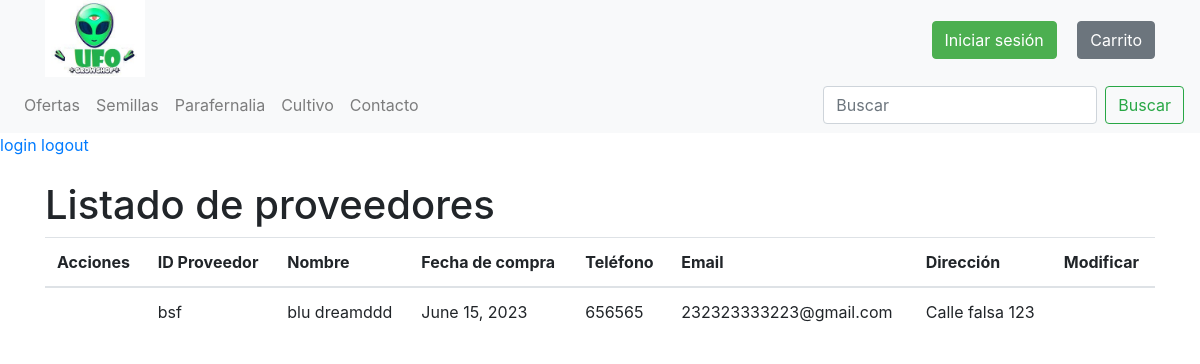
Page /modificar-proveedor/ on the earlier database version.
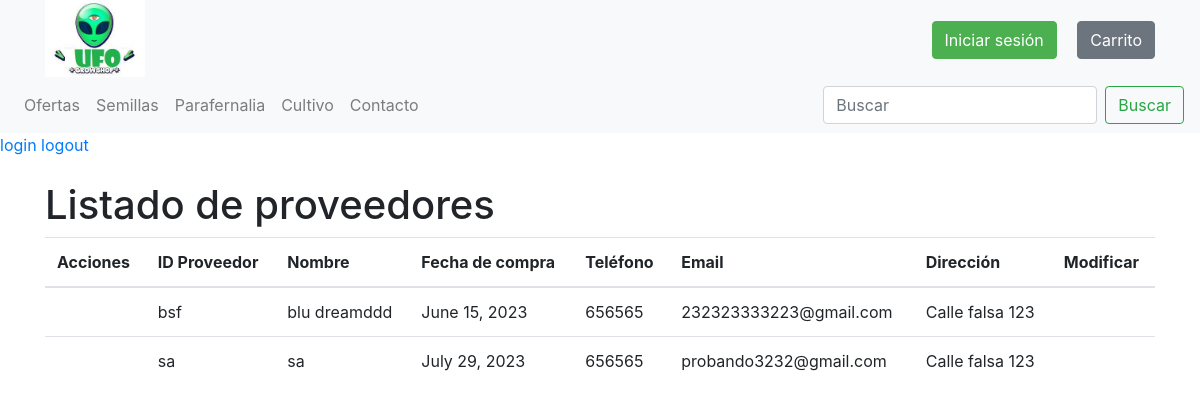
Same page on the later database version.
### store/models.py (models this page shows, shortened)
class Proveedor(models.Model):
    id_prov = models.CharField(primary_key=True, max_length=10)
    nombre = models.CharField(max_length=20)
    id_cat_prove = models.ForeignKey(CatProve, on_delete=models.CASCADE, related_name='proveedores')
    fecha_compra = models.DateField(blank=False, null=False)
    telefono = models.CharField(max_length=45)
    email = models.EmailField(unique=True, max_length=100, blank=True, null=True)
    direccion = models.CharField(max_length=50, blank=True, null=True)

### store/views.py (the view)
# urls.py: path('modificar-proveedor/', views.modificar_proveedor, name='modificar_proveedor'),
def modificar_proveedor(request):
    if request.method == "POST":
        id_prov = request.POST["id_prov"]
        nombre = request.POST["nombre"]
        fecha_compra = request.POST["fecha_compra"]
        telefono = request.POST["telefono"]
        email = request.POST["email"]
        direccion = request.POST["direccion"]
        try:
            proveedor = Proveedor.objects.get(id_prov=id_prov)
            proveedor.nombre = nombre
            proveedor.fecha_compra = fecha_compra
            proveedor.telefono = telefono
            proveedor.email = email
            proveedor.direccion = direccion
            proveedor.save()
            mensaje = "Se actualizó el proveedor"
            lista_proveedores = Proveedor.objects.all()
            context = {"proveedores": lista_proveedores, "mensaje": mensaje}
            return render(request, 'store/panel.html', context)
        except Proveedor.DoesNotExist:
            mensaje = "El proveedor NO existe"
            lista_proveedores = Proveedor.objects.all()
            context = {"proveedores": lista_proveedores, "mensaje": mensaje}
            return render(request, 'store/panel.html', context)
    else:
        lista_proveedores = Proveedor.objects.all()
        context = {"proveedores": lista_proveedores}
        return render(request, 'store/panel.html', context)

### store/templates/store/panel.html (shortened to what this page needs)
{% load static %}
<!DOCTYPE html>
<html lang="en">
<head>
    <link rel="stylesheet" href="{% static 'css/style.css' %}">
    <link rel="stylesheet" href="https://maxcdn.bootstrapcdn.com/bootstrap/4.0.0/css/bootstrap.min.css">
</head>
<body>
    <header class="bg-light">
        <div class="container">
            <div class="row justify-content-between align-items-center">
                <div class="col-auto">
                    <a href="{% url 'index' %}">
                        <img src="{% static 'img/icono.png' %}">
                    </a>
                </div>
                <div class="col-auto">
                    <a href="{% url 'login' %}" class="btn btn-primary mr-3">Iniciar sesión</a>
                    <a href="{% url 'carrito' %}" class="btn btn-secondary">Carrito</a>
                </div>
            </div>
        </div>
    </header>
    <nav class="navbar navbar-expand-lg navbar-light bg-light">
        <div class="collapse navbar-collapse" id="collapsibleNavbar">
            <ul class="navbar-nav mr-auto">
                <li class="nav-item">
                    <a class="nav-link" href="{% url 'ofertas' %}">Ofertas</a>
                </li>
                <li class="nav-item">
                    <a class="nav-link" href="{% url 'semillas' %}">Semillas</a>
                </li>
                <li class="nav-item">
                    <a class="nav-link" href="{% url 'parafernalia' %}">Parafernalia</a>
                </li>
                <li class="nav-item">
                    <a class="nav-link" href="{% url 'cultivo' %}">Cultivo</a>
                </li>
                <li class="nav-item">
                    <a class="nav-link" href="{% url 'contacto' %}">Contacto</a>
                </li>
            </ul>
            <form class="form-inline my-2 my-lg-0">
                <input class="form-control mr-sm-2" type="search" placeholder="Buscar" aria-label="Search">
                <button class="btn btn-outline-success my-2 my-sm-0" type="submit">Buscar</button>
            </form>
        </div>
    </nav>
    {% if user.is_authenticated %}
    {{user.username}}
    {% else %}
        <a href="{% url 'login' %}">login</a>
    {% endif %}
    <a href="{% url 'logout' %}">logout</a>
    <div class="container mt-4">
        <h1>Listado de proveedores</h1>
        <table class="table">
            <thead>
                <tr>
                    <th scope="col">Acciones</th>
                    <th scope="col">ID Proveedor</th>
                    <th scope="col">Nombre</th>
                    <th scope="col">Fecha de compra</th>
                    <th scope="col">Teléfono</th>
                    <th scope="col">Email</th>
                    <th scope="col">Dirección</th>
                    <th scope="col">Modificar</th>
                </tr>
            </thead>
            <tbody>
                {% for proveedor in proveedores %}
                <tr>
                    <td>
                    </td>
                    <td>{{ proveedor.id_prov }}</td>
                    <td>{{ proveedor.nombre }}</td>
                    <td>{{ proveedor.fecha_compra }}</td>
                    <td>{{ proveedor.telefono }}</td>
                    <td>{{ proveedor.email }}</td>
                    <td>{{ proveedor.direccion }}</td>
                    <td>
                    </td>
                </tr>
                {% endfor %}
            </tbody>
        </table>
    </div>
</body>
</html>

Differences in the rows shown:
added Proveedor: id_prov "sa", nombre "sa", fecha_compra "July 29, 2023", telefono "656565", email "probando3232@gmail.com", direccion "Calle falsa 123"
